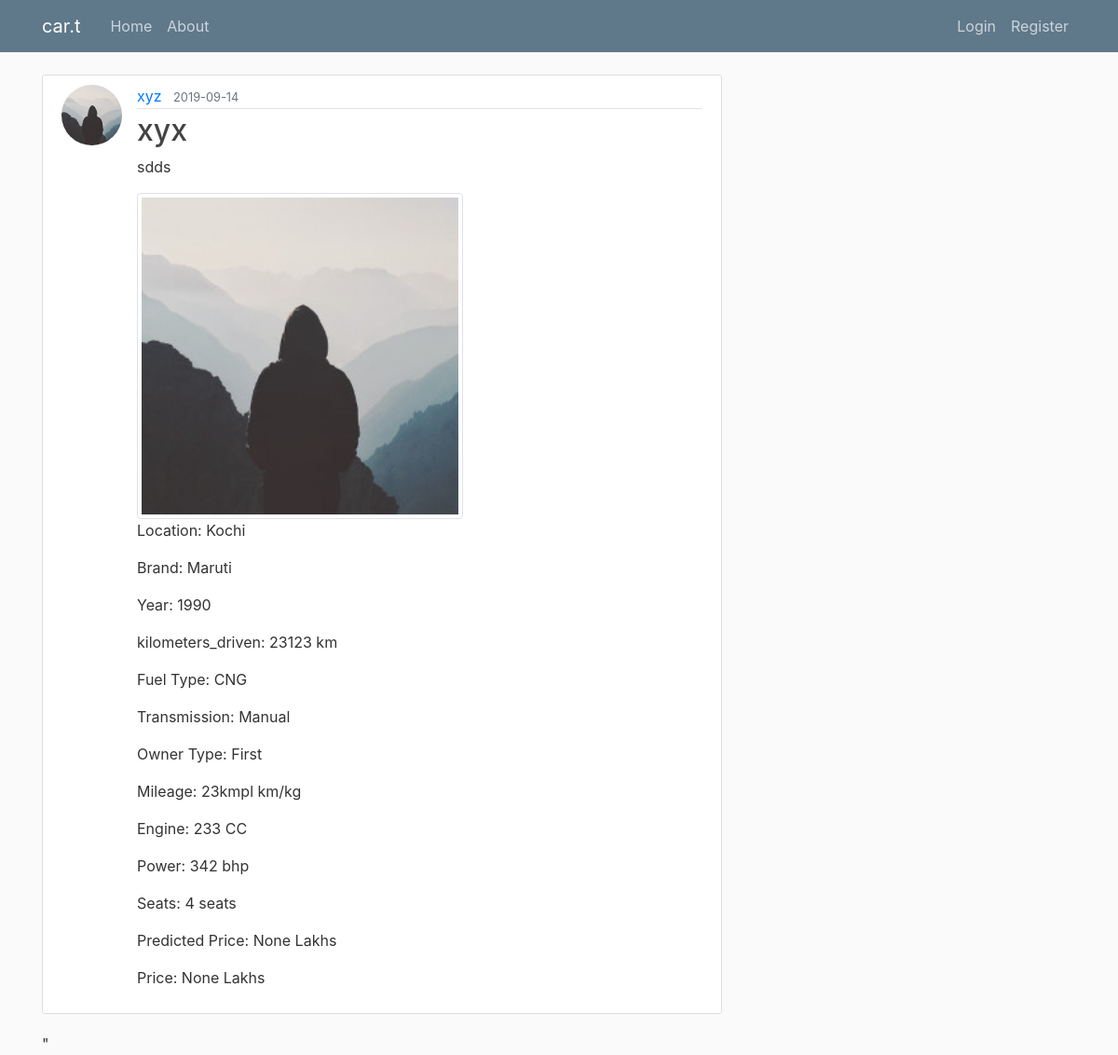
/post/1, run on the app's committed database.
### flaskblog/models.py (models this page shows, shortened)
class Account(db.Model, UserMixin):
    id = db.Column(db.Integer, primary_key=True)
    username = db.Column(db.String(20), unique=True, nullable=False)
    email = db.Column(db.String(120), unique=True, nullable=False)
    image_file = db.Column(db.String(20), nullable=False, default='default.jpg')
    account_type = db.Column(db.String(20),nullable=False)
    password = db.Column(db.String(60), nullable=False)
    posts = db.relationship('Car', backref='author', lazy=True)

class Car(db.Model):
    id = db.Column(db.Integer, primary_key=True)
    title = db.Column(db.String(100), nullable=False)
    date_posted = db.Column(db.DateTime, nullable=False, default=datetime.utcnow)
    content = db.Column(db.Text, nullable=False)
    image_file = db.Column(db.String(20), nullable=False, default='default_car.jpg')
    user_id = db.Column(db.Integer, db.ForeignKey('account.id'), nullable=False)
    location = db.Column(db.String(20),nullable=False)
    year = db.Column(db.Integer,nullable=False)
    kilometers_driven = db.Column(db.Integer,nullable=False)
    fuel_type= db.Column(db.String(20),nullable=False)
    transmission= db.Column(db.String(20),nullable=False)
    owner_type= db.Column(db.String(20),nullable=False)
    mileage = db.Column(db.String(20),nullable=False)
    engine =  db.Column(db.Integer,nullable=False)
    power =  db.Column(db.Integer,nullable=False)
    seats =   db.Column(db.Integer,nullable=False)
    brand=  db.Column(db.String,nullable=False)
    pred_price =  db.Column(db.Float,nullable=True)
    price = db.Column(db.Float,nullable=True)
    deal_type =  db.Column(db.String,nullable=True)

### flaskblog/routes.py (the view)
@app.route("/post/<int:post_id>")
def post(post_id):
    post = Car.query.get_or_404(post_id)
    image_file = url_for('static', filename='car_pics/' + 'default_car.jpg')
    return render_template('post.html', title=post.title, post=post,image_file=image_file)

### flaskblog/templates/post.html (shortened to what this page needs)
{% extends "layout.html" %}
{% block content %}
  <article class="media content-section">
    <img class="rounded-circle article-img" src="{{ url_for('static', filename='profile_pics/' + post.author.image_file) }}">
    <div class="media-body">
      <div class="article-metadata">
        <a class="mr-2" href="#">{{ post.author.username }}</a>
        <small class="text-muted">{{ post.date_posted.strftime('%Y-%m-%d') }}</small>
      </div>
      <h2 class="article-title">{{ post.title }}</h2>
      <p class="article-content">{{ post.content }}</p>
      <img class="img-thumbnail" style="width: 350px; height: 350px" src="{{ url_for('static', filename='car_pics/' + post.image_file) }}">
      <p class="<article-content">Location: {{ post.location }}</p>
      <p class="<article-content">Brand: {{ post.brand }}</p>
      <p class="<article-content">Year: {{ post.year }}</p>
      <p class="<article-content">kilometers_driven: {{ post.kilometers_driven }} km</p>
      <p class="<article-content">Fuel Type: {{ post.fuel_type }}</p>
      <p class="<article-content">Transmission: {{ post.transmission }}</p>
      <p class="<article-content">Owner Type: {{ post.owner_type }}</p>
      {% if post.fuel_type == 'CNG' %}
          <p class="<article-content">Mileage: {{ post.mileage }} km/kg</p>
      {% endif %}
      <p class="<article-content">Engine: {{ post.engine }} CC</p>
      <p class="<article-content">Power: {{ post.power }} bhp</p>
      <p class="<article-content">Seats: {{ post.seats }} seats</p>
      <p class="<article-content">Predicted Price: {{ post.pred_price }} Lakhs </p>
      <p class="<article-content">Price: {{ post.price }} Lakhs</p>
      </article>"
    </div>
{% endblock content %}

### flaskblog/templates/layout.html (shortened to what this page needs)
<!DOCTYPE html>
<html>
<head>
    <link rel="stylesheet" href="https://maxcdn.bootstrapcdn.com/bootstrap/4.0.0/css/bootstrap.min.css">
    <link rel="stylesheet" type="text/css" href="{{ url_for('static', filename='main.css') }}">
</head>
<body>
    <header class="site-header">
      <nav class="navbar navbar-expand-md navbar-dark bg-steel fixed-top">
        <div class="container">
          <a class="navbar-brand mr-4" href="/">car.t</a>
          <div class="collapse navbar-collapse" id="navbarToggle">
            <div class="navbar-nav mr-auto">
              <a class="nav-item nav-link" href="{{ url_for('home') }}">Home</a>
              <a class="nav-item nav-link" href="{{ url_for('about') }}">About</a>
            </div>
            <div class="navbar-nav">
              {% if current_user.is_authenticated %}
                <a class="nav-item nav-link" href="{{ url_for('input') }}">Input</a>
                <a class="nav-item nav-link" href="{{ url_for('new_post') }}">New Post</a>
                <a class="nav-item nav-link" href="{{ url_for('account') }}">Account</a>
                <a class="nav-item nav-link" href="{{ url_for('logout') }}">Logout</a>
              {% else %}
                <a class="nav-item nav-link" href="{{ url_for('login') }}">Login</a>
                <a class="nav-item nav-link" href="{{ url_for('register') }}">Register</a>
              {% endif %}
            </div>
          </div>
        </div>
      </nav>
    </header>
    <main role="main" class="container">
      <div class="row">
        <div class="col-md-8">
          {% block content %}{% endblock %}
        </div>
    </main>
</body>
</html>

### flaskblog/static/main.css (style rules this page uses)
body { background: #fafafa; color: #333333; margin-top: 5rem; }
h1, h2, h3, h4, h5, h6 { color: #444444; }
.bg-steel { background-color: #5f788a; }
.site-header .navbar-nav .nav-link { color: #cbd5db; }
.content-section { background: #ffffff; padding: 10px 20px; border: 1px solid #dddddd; border-radius: 3px; margin-bottom: 20px; }
.article-title { color: #444444; }
.article-content { white-space: pre-line; }
.article-img { height: 65px; width: 65px; margin-right: 16px; }
.article-metadata { padding-bottom: 1px; margin-bottom: 4px; border-bottom: 1px solid #e3e3e3 }

### data on the page
Account: image_file (placeholder picture), author.username "xyz"
Car: date_posted "2019-09-14", title "xyx", content "sdds", image_file (placeholder picture), location "Kochi", brand "Maruti", year "1990", kilometers_driven "23123", fuel_type "CNG", transmission "Manual", owner_type "First", mileage "23kmpl", engine "233", power "342", seats "4", pred_price "None", price "None"
